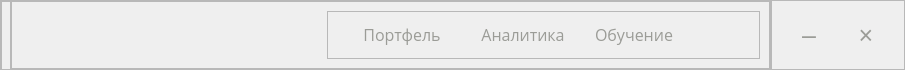
        <widget class="QFrame" name="title_bar_2">
         <property name="minimumSize">
          <size>
           <width>905</width>
           <height>70</height>
          </size>
         </property>
         <property name="maximumSize">
          <size>
           <width>16777215</width>
           <height>70</height>
          </size>
         </property>
         <property name="styleSheet">
          <string notr="true">background-color:None</string>
         </property>
         <property name="frameShape">
          <enum>QFrame::NoFrame</enum>
         </property>
         <property name="frameShadow">
          <enum>QFrame::Raised</enum>
         </property>
         <layout class="QHBoxLayout" name="horizontalLayout_4">
          <property name="spacing">
           <number>0</number>
          </property>
          <property name="leftMargin">
           <number>0</number>
          </property>
          <property name="topMargin">
           <number>0</number>
          </property>
          <property name="rightMargin">
           <number>0</number>
          </property>
          <property name="bottomMargin">
           <number>0</number>
          </property>
          <item>
           <widget class="QFrame" name="frame_logo_2">
            <property name="styleSheet">
             <string notr="true"/>
            </property>
            <property name="frameShape">
             <enum>QFrame::StyledPanel</enum>
            </property>
            <property name="frameShadow">
             <enum>QFrame::Raised</enum>
            </property>
            <layout class="QHBoxLayout" name="horizontalLayout_5">
             <property name="spacing">
              <number>0</number>
             </property>
             <property name="leftMargin">
              <number>0</number>
             </property>
             <property name="topMargin">
              <number>0</number>
             </property>
             <property name="rightMargin">
              <number>0</number>
             </property>
             <property name="bottomMargin">
              <number>0</number>
             </property>
             <item>
              <widget class="QFrame" name="frame_space">
               <property name="minimumSize">
                <size>
                 <width>10</width>
                 <height>70</height>
                </size>
               </property>
               <property name="maximumSize">
                <size>
                 <width>10</width>
                 <height>70</height>
                </size>
               </property>
               <property name="frameShape">
                <enum>QFrame::StyledPanel</enum>
               </property>
               <property name="frameShadow">
                <enum>QFrame::Raised</enum>
               </property>
              </widget>
             </item>
             <item>
              <widget class="QFrame" name="frame_head">
               <property name="frameShape">
                <enum>QFrame::StyledPanel</enum>
               </property>
               <property name="frameShadow">
                <enum>QFrame::Raised</enum>
               </property>
               <layout class="QHBoxLayout" name="horizontalLayout_3">
                <item>
                 <widget class="QLabel" name="label_4">
                  <property name="minimumSize">
                   <size>
                    <width>300</width>
                    <height>41</height>
                   </size>
                  </property>
                  <property name="text">
                   <string/>
                  </property>
                  <property name="pixmap">
                   <pixmap>images/Frame_13.jpg</pixmap>
                  </property>
                 </widget>
                </item>
                <item>
                 <widget class="QFrame" name="frame_tagLine">
                  <property name="enabled">
                   <bool>true</bool>
                  </property>
                  <property name="minimumSize">
                   <size>
                    <width>433</width>
                    <height>48</height>
                   </size>
                  </property>
                  <property name="maximumSize">
                   <size>
                    <width>433</width>
                    <height>16777215</height>
                   </size>
                  </property>
                  <property name="frameShape">
                   <enum>QFrame::StyledPanel</enum>
                  </property>
                  <property name="frameShadow">
                   <enum>QFrame::Raised</enum>
                  </property>
                  <layout class="QHBoxLayout" name="horizontalLayout_7">
                   <item>
                    <widget class="QPushButton" name="btn_casemain">
                     <property name="maximumSize">
                      <size>
                       <width>100</width>
                       <height>16777215</height>
                      </size>
                     </property>
                     <property name="styleSheet">
                      <string notr="true">QPushButton {
	border: none;
	color: rgb(155, 156, 151);
	font-family: Open Sans;
	font-size: 16px;
}
QPushButton:hover {
	color: rgb(234, 234, 234);
}</string>
                     </property>
                     <property name="text">
                      <string>Портфель</string>
                     </property>
                     <property name="checkable">
                      <bool>false</bool>
                     </property>
                     <property name="flat">
                      <bool>true</bool>
                     </property>
                    </widget>
                   </item>
                   <item>
                    <widget class="QPushButton" name="btn_analtics">
                     <property name="maximumSize">
                      <size>
                       <width>100</width>
                       <height>16777215</height>
                      </size>
                     </property>
                     <property name="focusPolicy">
                      <enum>Qt::NoFocus</enum>
                     </property>
                     <property name="styleSheet">
                      <string notr="true">QPushButton {
	border: none;
	color: rgb(155, 156, 151);
	font-family: Open Sans;
	font-size: 16px;
}
QPushButton:hover {
	color: rgb(234, 234, 234);
}</string>
                     </property>
                     <property name="text">
                      <string>Аналитика</string>
                     </property>
                     <property name="flat">
                      <bool>true</bool>
                     </property>
                    </widget>
                   </item>
                   <item>
                    <widget class="QPushButton" name="btn_training">
                     <property name="enabled">
                      <bool>true</bool>
                     </property>
                     <property name="maximumSize">
                      <size>
                       <width>80</width>
                       <height>16777215</height>
                      </size>
                     </property>
                     <property name="styleSheet">
                      <string notr="true">QPushButton {
	border: none;
	color: rgb(155, 156, 151);
	font-family: Open Sans;
	font-size: 16px;
}
QPushButton:hover {
	color: rgb(234, 234, 234);
}</string>
                     </property>
                     <property name="text">
                      <string>Обучение</string>
                     </property>
                     <property name="flat">
                      <bool>true</bool>
                     </property>
                    </widget>
                   </item>
                   <item>
                    <widget class="QPushButton" name="btn_case">
                     <property name="enabled">
                      <bool>true</bool>
                     </property>
                     <property name="maximumSize">
                      <size>
                       <width>40</width>
                       <height>16777215</height>
                      </size>
                     </property>
                     <property name="styleSheet">
                      <string notr="true">QPushButton {
	border: none;
	color: rgb(155, 156, 151);
	font-family: Ubuntu;
	font-size: 16px;
	font-weight: bold;
}
QPushButton:hover {
	color: rgb(234, 234, 234);
}</string>
                     </property>
                     <property name="text">
                      <string/>
                     </property>
                     <property name="icon">
                      <iconset>
                       <normaloff>images/briefcase (1).png</normaloff>images/briefcase (1).png</iconset>
                     </property>
                     <property name="iconSize">
                      <size>
                       <width>20</width>
                       <height>20</height>
                      </size>
                     </property>
                     <property name="checkable">
                      <bool>false</bool>
                     </property>
                     <property name="flat">
                      <bool>true</bool>
                     </property>
                    </widget>
                   </item>
                  </layout>
                 </widget>
                </item>
               </layout>
              </widget>
             </item>
            </layout>
           </widget>
          </item>
          <item>
           <widget class="QFrame" name="frame_btns_2">
            <property name="maximumSize">
             <size>
              <width>150</width>
              <height>16777215</height>
             </size>
            </property>
            <property name="frameShape">
             <enum>QFrame::StyledPanel</enum>
            </property>
            <property name="frameShadow">
             <enum>QFrame::Raised</enum>
            </property>
            <layout class="QHBoxLayout" name="horizontalLayout_6">
             <property name="spacing">
              <number>0</number>
             </property>
             <property name="leftMargin">
              <number>0</number>
             </property>
             <property name="topMargin">
              <number>0</number>
             </property>
             <property name="rightMargin">
              <number>0</number>
             </property>
             <property name="bottomMargin">
              <number>0</number>
             </property>
             <item>
              <widget class="QPushButton" name="btn_minimize_2">
               <property name="minimumSize">
                <size>
                 <width>20</width>
                 <height>20</height>
                </size>
               </property>
               <property name="maximumSize">
                <size>
                 <width>40</width>
                 <height>40</height>
                </size>
               </property>
               <property name="styleSheet">
                <string notr="true">QPushButton {
	border: none;
	color: rgb(155, 156, 151);
	font-family: Ubuntu;
	font-size: 25px;
}
QPushButton:hover {
	color:rgb(234, 234, 234)
}</string>
               </property>
               <property name="text">
                <string>–</string>
               </property>
              </widget>
             </item>
             <item>
              <widget class="QPushButton" name="btn_close_2">
               <property name="minimumSize">
                <size>
                 <width>20</width>
                 <height>20</height>
                </size>
               </property>
               <property name="maximumSize">
                <size>
                 <width>40</width>
                 <height>40</height>
                </size>
               </property>
               <property name="styleSheet">
                <string notr="true">QPushButton {
	border: none;
	color: rgb(155, 156, 151);
	font-family: Ubuntu;
	font-size: 25px;
}
QPushButton:hover {
	color:rgb(234, 234, 234)
}</string>
               </property>
               <property name="text">
                <string>×</string>
               </property>
               <property name="flat">
                <bool>false</bool>
               </property>
              </widget>
             </item>
            </layout>
           </widget>
          </item>
         </layout>
        </widget>
